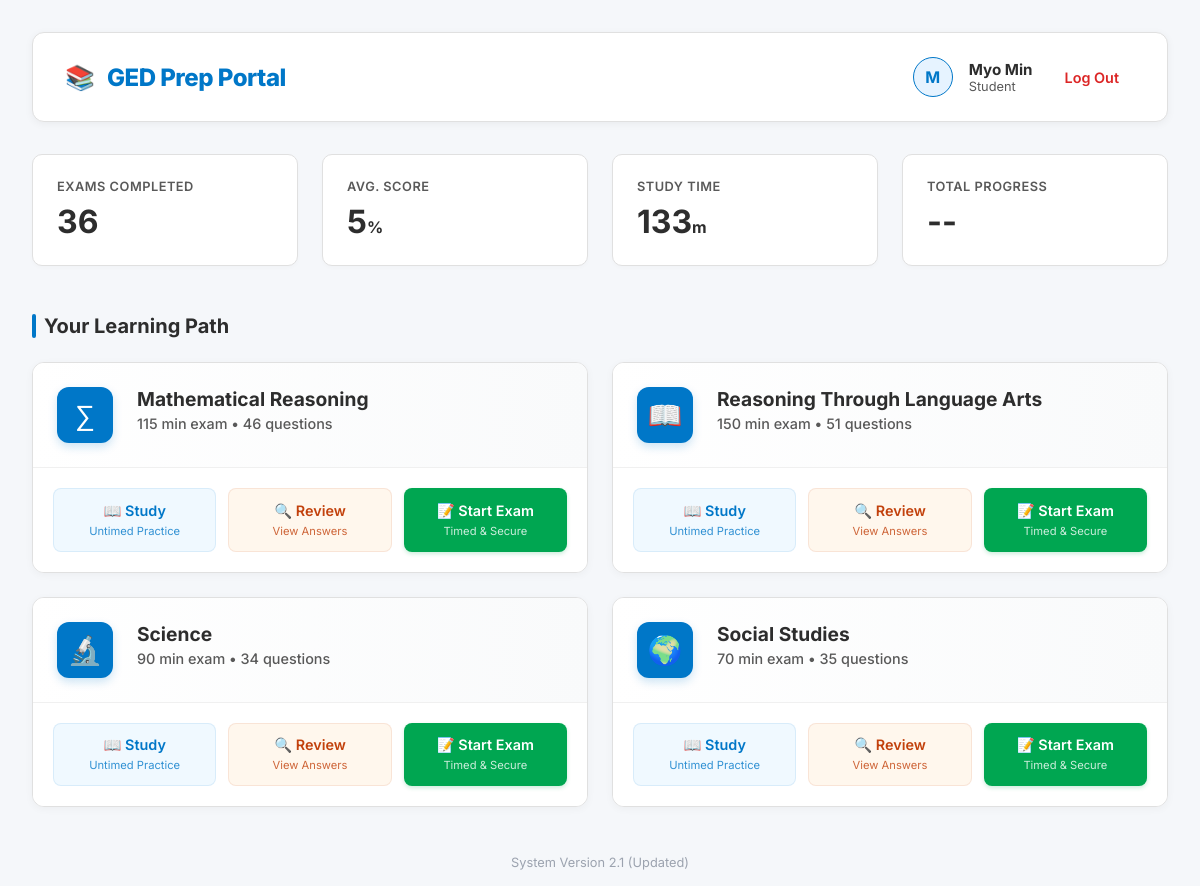
/student/dashboard.php (signed in), run on the app's committed database.
### tables this page shows
CREATE TABLE `subjects` (
  `id` int(11) NOT NULL AUTO_INCREMENT,
  `name` varchar(100) NOT NULL,
  `code` varchar(20) NOT NULL,
  `duration_minutes` int(11) NOT NULL,
  `total_questions` int(11) NOT NULL,
  `description` text DEFAULT NULL,
  `is_active` tinyint(1) DEFAULT 1,
  `created_at` timestamp NOT NULL DEFAULT current_timestamp(),
  PRIMARY KEY (`id`),
  UNIQUE KEY `code` (`code`),
  KEY `idx_code` (`code`)
);

### middleware/auth_check.php (called while the page is built, shortened)
<?php
function getCurrentUser()
{
    return [
        'id' => $_SESSION['user_id'],
        'username' => $_SESSION['username'],
        'role' => $_SESSION['role'],
        'full_name' => $_SESSION['full_name'],
        'email' => $_SESSION['email']
    ];
}

### student/dashboard.php (the view, shortened to what this page needs)
<?php
require_once __DIR__ . '/../middleware/auth_check.php';
$user = getCurrentUser();
$subjects = [];
$stats = ['total_exams' => 0, 'avg_score' => 0, 'total_time' => 0];
$studyStats = ['study_time' => 0];
$db = null;
try {
    $db = getDB();
} catch (Exception $e) {
    $errorMsg = "DB Connection Error: " . $e->getMessage();
}
if ($db) {
    try {
        $stmt = $db->query("SELECT * FROM subjects ORDER BY id");
        if ($stmt) {
            $subjects = $stmt->fetchAll();
        }
    } catch (Exception $e) {
        $errorMsg = "Subjects Query Error: " . $e->getMessage();
    }
    try {
        $sql = "SELECT COUNT(*) as total_exams, AVG(score) as avg_score, SUM(time_spent_seconds) as total_time FROM exam_attempts WHERE student_id = ? AND status = 'completed'";
        $stmt = $db->prepare($sql);
        $stmt->execute([$user['id']]);
        $stats = $stmt->fetch();
    } catch (Exception $e) {
    }
    try {
        $sql = "SELECT SUM(time_spent_seconds) as study_time FROM learning_analytics WHERE student_id = ?";
        $stmt = $db->prepare($sql);
        $stmt->execute([$user['id']]);
        $studyStats = $stmt->fetch();
    } catch (Exception $e) {
    }
}
function getSubjectSlug($code)
{
    switch ($code) {
        case 'MATH':
            return 'math';
        case 'SCI':
            return 'science';
        case 'SOC':
            return 'social_studies';
        case 'LANG':
            return 'reasoning_language_arts';
    }
}
$subjectIcons = ['MATH' => '∑', 'LANG' => '📖', 'SCI' => '🔬', 'SOC' => '🌍'];
?>
<!DOCTYPE html>
<html lang="en">
<head>
</head>
<body>
    <div class="container">
        <header class="header">
            <div class="brand">
                <div class="brand-icon">📚</div>
                <h1>GED Prep Portal</h1>
            </div>
            <div class="user-profile">
                <div class="avatar"><?php echo strtoupper(substr($user['full_name'], 0, 1)); ?></div>
                <div style="text-align:left">
                    <div style="font-weight:700;font-size:0.95rem"><?php echo htmlspecialchars($user['full_name']); ?>
                    </div>
                    <div style="font-size:0.8rem;color:var(--text-muted)">Student</div>
                </div>
                <a href="../logout.php" class="logout-btn">Log Out</a>
            </div>
        </header>
        <div class="stats-grid">
            <div class="stat-card">
                <div class="stat-label">Exams Completed</div>
                <div class="stat-value"><?php echo $stats['total_exams'] ?? 0; ?></div>
            </div>
            <div class="stat-card">
                <div class="stat-label">Avg. Score</div>
                <div class="stat-value"><?php echo round($stats['avg_score'] ?? 0); ?><span
                        style="font-size:1rem">%</span></div>
            </div>
            <div class="stat-card">
                <div class="stat-label">Study Time</div>
                <div class="stat-value"><?php echo floor(($studyStats['study_time'] ?? 0) / 60); ?><span
                        style="font-size:1rem">m</span></div>
            </div>
            <div class="stat-card">
                <div class="stat-label">Total Progress</div>
                <div class="stat-value">--</div>
            </div>
        </div>
        <h2 class="section-title">Your Learning Path</h2>
        <div class="subjects-grid">
            <?php foreach ($subjects as $subject):
                $code = $subject['code'];
                $slug = getSubjectSlug($code);
                $icon = $subjectIcons[$code] ?? '📝';
                ?>
                <div class="subject-card">
                    <div class="subject-header">
                        <div class="subject-icon"><?php echo $icon; ?></div>
                        <div class="subject-info">
                            <h3><?php echo htmlspecialchars($subject['name']); ?></h3>
                            <div class="subject-meta">
                                <?php echo $subject['duration_minutes']; ?> min exam •
                                <?php echo $subject['total_questions']; ?> questions
                            </div>
                        </div>
                    </div>
                    <div class="subject-actions">
                        <a href="study.php?subject=<?php echo $slug; ?>" class="action-btn btn-study">
                            <span>📖 Study</span>
                            <span class="btn-subtext">Untimed Practice</span>
                        </a>
                        <a href="review.php?subject=<?php echo $slug; ?>" class="action-btn btn-review">
                            <span>🔍 Review</span>
                            <span class="btn-subtext">View Answers</span>
                        </a>
                        <a href="exam.php?subject=<?php echo $slug; ?>" class="action-btn btn-exam">
                            <span>📝 Start Exam</span>
                            <span class="btn-subtext">Timed & Secure</span>
                        </a>
                    </div>
                </div>
            <?php endforeach; ?>
        </div>
    </div>
    <div style="text-align:center;padding:1rem;color:#9ca3af;font-size:0.8rem">
        System Version 2.1 (Updated)
    </div>
</body>
</html>

### student/dashboard.php (style rules this page uses)
:root { --primary: #0077c8; --secondary: #00a651; --bg: #f5f7fa; --surface: #ffffff; --text-main: #2d2d2d; --text-muted: #595959; --border: #e0e0e0; }
* { margin: 0; padding: 0; box-sizing: border-box }
body { font-family: 'Inter', sans-serif; background: var(--bg); color: var(--text-main); min-height: 100vh; }
.container { max-width: 1200px; margin: 0 auto; padding: 2rem; }
.header { background: var(--surface); border-radius: 12px; padding: 1.5rem 2rem; margin-bottom: 2rem; display: flex; justify-content: space-between; align-items: center; box-shadow: 0 2px 8px rgba(0, 0, 0, 0.05); border: 1px solid var(--border); }
.brand { display: flex; align-items: center; gap: 0.75rem; }
.brand h1 { font-size: 1.5rem; font-weight: 800; color: var(--primary); letter-spacing: -0.5px; }
.brand-icon { font-size: 1.5rem; }
.user-profile { display: flex; align-items: center; gap: 1rem; }
.avatar { width: 40px; height: 40px; background: #e6f3ff; color: var(--primary); border-radius: 50%; display: flex; align-items: center; justify-content: center; font-weight: 700; border: 1px solid var(--primary); }
.logout-btn { color: #dc2626; text-decoration: none; font-weight: 600; font-size: 0.9rem; padding: 0.5rem 1rem; border-radius: 6px; transition: background 0.2s; }
.stats-grid { display: grid; grid-template-columns: repeat(4, 1fr); gap: 1.5rem; margin-bottom: 3rem; }
.stat-card { background: var(--surface); border-radius: 10px; padding: 1.5rem; box-shadow: 0 2px 4px rgba(0, 0, 0, 0.02); border: 1px solid var(--border); transition: transform 0.2s; }
.stat-label { font-size: 0.8rem; font-weight: 600; color: var(--text-muted); text-transform: uppercase; letter-spacing: 0.5px; margin-bottom: 0.5rem; }
.stat-value { font-size: 2rem; font-weight: 700; color: var(--text-main); }
.section-title { font-size: 1.25rem; font-weight: 700; color: var(--text-main); margin-bottom: 1.5rem; display: flex; align-items: center; gap: 0.5rem; }
.section-title::before { content: ''; display: block; width: 4px; height: 24px; background: var(--primary); border-radius: 2px; }
.subjects-grid { display: grid; grid-template-columns: repeat(auto-fit, minmax(400px, 1fr)); gap: 1.5rem; }
.subject-card { background: var(--surface); border-radius: 12px; overflow: hidden; box-shadow: 0 2px 8px rgba(0, 0, 0, 0.04); border: 1px solid var(--border); transition: all 0.2s; display: flex; flex-direction: column; }
.subject-header { padding: 1.5rem; display: flex; gap: 1.5rem; align-items: start; border-bottom: 1px solid #f0f0f0; background: linear-gradient(to right, #ffffff, #f9fafb); }
.subject-icon { width: 56px; height: 56px; background: var(--primary); color: white; border-radius: 12px; display: flex; align-items: center; justify-content: center; font-size: 1.75rem; flex-shrink: 0; box-shadow: 0 4px 10px rgba(0, 119, 200, 0.2); }
.subject-info h3 { font-size: 1.2rem; font-weight: 700; margin-bottom: 0.25rem; color: var(--text-main); }
.subject-meta { font-size: 0.9rem; color: var(--text-muted); font-weight: 500; }
.subject-actions { padding: 1.25rem; display: grid; grid-template-columns: repeat(3, 1fr); gap: 0.75rem; background: #fff; margin-top: auto; }
.action-btn { text-decoration: none; padding: 0.8rem; border-radius: 8px; font-size: 0.9rem; font-weight: 600; text-align: center; transition: all 0.2s; border: 1px solid transparent; display: flex; flex-direction: column; align-items: center; gap: 0.25rem; }
.btn-study { background: #f0f9ff; color: var(--primary); border-color: rgba(0, 119, 200, 0.1); }
.btn-review { background: #fff7ed; color: #c2410c; border-color: rgba(194, 65, 12, 0.1); }
.btn-exam { background: var(--secondary); color: white; box-shadow: 0 2px 4px rgba(0, 166, 81, 0.2); }
.btn-subtext { font-size: 0.7rem; font-weight: 400; opacity: 0.8; }

### data on the page
subjects: code "∑", name "Mathematical Reasoning", duration_minutes "115", total_questions "46"
subjects: code "📖", name "Reasoning Through Language Arts", duration_minutes "150", total_questions "51"
subjects: code "🔬", name "Science", duration_minutes "90", total_questions "34"
subjects: code "🌍", name "Social Studies", duration_minutes "70", total_questions "35"

### other printed values
substr($user['full_name'], 0, 1) "M"
$user['full_name'] "Myo Min"
$stats['total_exams'] "36"
$stats['avg_score'] "5"
floor(($studyStats['study_time'] ?? 0) / 60) "133"
